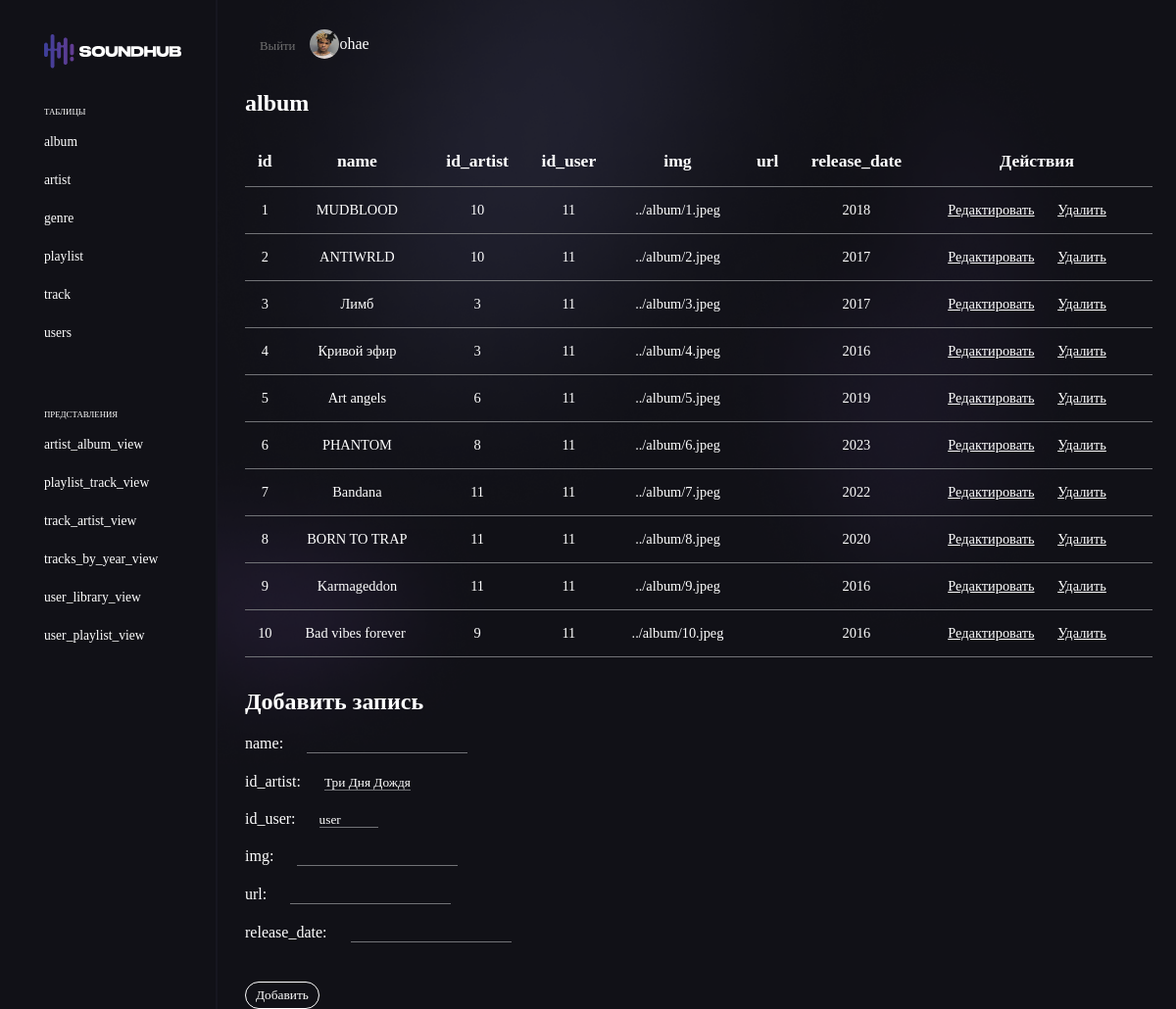
/admin/index.php?table=album (signed in), run on the app's committed database.
### tables this page shows
CREATE TABLE `album` (
  `id` int(11) NOT NULL,
  `name` varchar(100) DEFAULT NULL,
  `id_artist` int(11) DEFAULT NULL,
  `id_user` int(11) DEFAULT NULL,
  `img` varchar(500) DEFAULT NULL,
  `url` varchar(50) DEFAULT NULL,
  `release_date` year(4) NOT NULL
);

### admin/index.php (the view, shortened to what this page needs)
<?php
require_once '../php/connect.php';
function generateForeignKeySelect($tableName, $columnName, $referenceTable)
{
    global $connect;
    $query = mysqli_query($connect, "SELECT * FROM $referenceTable");
    echo '<select name="' . $columnName . '" required>';
    while ($row = mysqli_fetch_assoc($query)) {
        echo '<option value="' . $row['id'] . '">' . $row['name'] . '</option>';
    }
    echo '</select>';
}
function getAllTables()
{
    global $connect;
    $query = mysqli_query($connect, "SHOW FULL TABLES WHERE Table_Type = 'BASE TABLE'");
    $tables = array();
    while ($row = mysqli_fetch_row($query)) {
        $tables[] = $row[0];
    }
    return $tables;
}
function getAllViews()
{
    global $connect;
    $query = mysqli_query($connect, "SHOW FULL TABLES WHERE Table_Type = 'VIEW'");
    $views = array();
    while ($row = mysqli_fetch_row($query)) {
        $views[] = $row[0];
    }
    return $views;
}
function getTableData($tableName)
{
    global $connect;
    $query = mysqli_query($connect, "SELECT * FROM $tableName");
    $tableData = array();
    while ($row = mysqli_fetch_assoc($query)) {
        $tableData[] = $row;
    }
    return $tableData;
}
$tables = getAllTables();
if (isset($_GET['table']) && in_array($_GET['table'], $tables)) {
    $tableName = $_GET['table'];
    $tableData = getTableData($tableName);
}
?>
<!DOCTYPE html>
<html lang="ru">
<head>
    <link rel="stylesheet" href="../scss/style.css">
</head>
<body class="body">
    <header class="header">
        <nav class="header_nav">
            <div class="header_top">
                <div class="header_logo">
                    <img src="../img/logo_main.png" alt="">
                </div>
                <div class="header_menu">
                    <div class="header_title">
                        <h1>ТАБЛИЦЫ</h1>
                    </div>
                    <ul class="menu_item">
                        <?php
                        $tables = getAllTables();
                        ?>
                        <?php foreach ($tables as $table): ?>
                            <li><a href="index.php?table=<?php echo $table; ?>"><?php echo $table; ?></a></li>
                        <?php endforeach; ?>
                    </ul>
                </div>
                <div class="header_menu">
                    <div class="header_title">
                        <h1>ПРЕДСТАВЛЕНИЯ</h1>
                    </div>
                    <ul class="menu_item">
                        <?php
                        $views = getAllViews();
                        ?>
                        <?php foreach ($views as $view): ?>
                            <li><a href="index.php?table=<?php echo $view; ?>"><?php echo $view; ?></a></li>
                        <?php endforeach; ?>
                    </ul>
                </div>
            </div>
        </nav>
    </header>
    <section class="section">
        <div class="container">
            <div class="top_items">
                <div class="top_items_right">
                    <a href="../php/logout.php" class="exit">Выйти</a>
                    <img class="top_img" src="../img/avatar/<?= $_SESSION['user']['photo'] ?>" id="avatarImage" alt="">
                    <p> <?= $_SESSION['user']['name'] ?></p>
                </div>
            </div>
            <?php if (isset($tableName)): ?>
                <div class="table">
                    <h2>
                        <?php echo $tableName; ?>
                    </h2>
                    <table>
                        <thead>
                            <tr>
                                <?php foreach ($tableData[0] as $column => $value): ?>
                                    <th>
                                        <?php echo $column; ?>
                                    </th>
                                <?php endforeach; ?>
                                <th>Действия</th>
                            </tr>
                        </thead>
                        <tbody>
                            <?php foreach ($tableData as $row): ?>
                                <tr>
                                    <?php foreach ($row as $value): ?>
                                        <td>
                                            <?php echo $value; ?>
                                        </td>
                                    <?php endforeach; ?>
                                    <td>
                                        <a
                                            href="index.php?table=<?php echo $tableName; ?>&action=edit&id=<?php echo $row['id']; ?>">Редактировать</a>
                                        <a
                                            href="index.php?table=<?php echo $tableName; ?>&action=delete&id=<?php echo $row['id']; ?>">Удалить</a>
                                    </td>
                                </tr>
                            <?php endforeach; ?>
                        </tbody>
                    </table>
                    <h2 class="add_note">Добавить запись</h2>
                    <form class="add_note_form" method="POST" action="index.php?table=<?php echo $tableName; ?>">
                        <?php foreach ($tableData[0] as $column => $value): ?>
                            <?php if ($column === 'id')
                                continue; ?>
                            <?php if ($column === 'id_artist'): ?>
                                <label for="<?php echo $column; ?>"><?php echo $column; ?>:</label>
                                <?php generateForeignKeySelect($tableName, $column, 'artist'); ?>
                                <br>
                            <?php elseif ($column === 'id_user'): ?>
                                <label for="<?php echo $column; ?>"><?php echo $column; ?>:</label>
                                <?php generateForeignKeySelect($tableName, $column, 'users'); ?>
                                <br>
                            <?php elseif ($column === 'id_genre'): ?>
                                <label for="<?php echo $column; ?>"><?php echo $column; ?>:</label>
                                <?php generateForeignKeySelect($tableName, $column, 'genre'); ?>
                                <br>
                            <?php elseif ($column === 'id_album'): ?>
                                <label for="<?php echo $column; ?>"><?php echo $column; ?>:</label>
                                <?php generateForeignKeySelect($tableName, $column, 'album'); ?>
                                <br>
                            <?php elseif ($column === 'id_playlist'): ?>
                                <label for="<?php echo $column; ?>"><?php echo $column; ?>:</label>
                                <?php generateForeignKeySelect($tableName, $column, 'playlist'); ?>
                                <br>
                            <?php else: ?>
                                <label for="<?php echo $column; ?>"><?php echo $column; ?>:</label>
                                <input type="text" name="<?php echo $column; ?>" required>
                                <br>
                            <?php endif; ?>
                        <?php endforeach; ?>
                        <button type="submit">Добавить</button>
                    </form>
                </div>
            <?php endif; ?>
        </div>
    </section>
</body>
</html>

### scss/style.css (style rules this page uses)
* { padding: 0; margin: 0; font-family: "Gotham Pro"; color: white; }
body { background: #111117; margin: 0 auto; }
.body { display: flex; background: url(../img/bg-21.png) no-repeat; background-size: cover; }
.container { width: auto; margin: 0px 0px 0px 220px; padding: 30px 0px 0px 30px; }
.header { width: 220px; height: 100%; position: fixed; border-right: #171720 2px solid; background-color: #111117; }
.header_nav { width: auto; padding: 35px; height: 100%; display: flex; flex-direction: column; align-items: flex-end; justify-content: space-between; }
.header_nav h1 { font-size: 0.55em; font-weight: 300; }
.header_title { margin-bottom: 18px; }
.header_logo { margin-bottom: 35px; }
.header_menu { margin-bottom: 70px; }
.menu_item { list-style: none; font-size: 0.85em; }
.menu_item li { margin-bottom: 23px; }
.menu_item li a { text-decoration: none; }
.section { width: 100%; }
.top_items { display: flex; justify-content: space-between; margin-right: 35px; }
.top_items_right { display: flex; justify-content: space-between; align-items: center; }
.top_items_right img { border-radius: 25px; }
.top_items_right a { font-size: 0.8em; margin-left: 15px; text-decoration: none; }
.exit { font-size: 0.83em; color: #707070; margin-left: 15px; margin-top: 5px; margin-right: 15px; cursor: pointer; text-decoration: none; }
.top_img { width: 30px; height: 30px; }
.table table { width: 97.5%; text-align: center; margin-bottom: 30px; border-collapse: collapse; }
.table table TD, .table table TH { padding: 15px 10px; border-bottom: 1px solid #727377; }
.table table thead { border-radius: 15px; font-size: 1.1em; }
.table table thead th, .table table thead td { padding: 15px auto; }
.table table tbody { font-size: 0.9em; }
.table table tbody a { margin-right: 20px; }
.table h2 { margin-bottom: 20px; margin-top: 32px; }
.add_note_form input, .edit_note_form input, .add_note_form select, .edit_note_form select { margin-bottom: 20px; background: transparent; border: none; border-bottom: 1px solid #727377; }
.add_note_form input, .edit_note_form input, .add_note_form select:focus, .edit_note_form select:focus { outline: none; border: none; border-bottom: 1px solid #727377; }
.add_note_form button, .edit_note_form button { background: transparent; border: 1px solid white; padding: 5px 10px; border-radius: 15px; margin-top: 20px; }
.add_note_form select, .edit_note_form select { border: none; outline: none; background-color: transparent; -webkit-appearance: none; -moz-appearance: none; appearance: none; border-bottom: 1px solid #727377; }
.add_note_form select option, .edit_note_form select option { background: #111117; height: 40px; }
.add_note_form select option:checked, .edit_note_form select option:checked { background-color: #111117; }
.add_note_form label, .edit_note_form label { margin-right: 20px; }

### data on the page
album: id "1", name "MUDBLOOD", id_artist "10", id_user "11", img "../album/1.jpeg", release_date "2018"
album: id "2", name "ANTIWRLD", id_artist "10", id_user "11", img "../album/2.jpeg", release_date "2017"
album: value "3", name "Лимб", id_user "11", img "../album/3.jpeg", release_date "2017"
album: id "4", name "Кривой эфир", id_artist "3", id_user "11", img "../album/4.jpeg", release_date "2016"
album: id "5", name "Art angels", id_artist "6", id_user "11", img "../album/5.jpeg", release_date "2019"
album: id "6", name "PHANTOM", id_artist "8", id_user "11", img "../album/6.jpeg", release_date "2023"
album: id "7", name "Bandana", value "11", img "../album/7.jpeg", release_date "2022"
album: id "8", name "BORN TO TRAP", value "11", img "../album/8.jpeg", release_date "2020"
album: id "9", name "Karmageddon", value "11", img "../album/9.jpeg", release_date "2016"
album: id "10", name "Bad vibes forever ‍", id_artist "9", id_user "11", img "../album/10.jpeg", release_date "2016"

### other printed values
$table "album"
$table "artist"
$table "genre"
$table "playlist"
$table "track"
$table "users"
$view "artist_album_view"
$view "playlist_track_view"
$view "track_artist_view"
$view "tracks_by_year_view"
$view "user_library_view"
$view "user_playlist_view"
$_SESSION['user']['name'] "ohae"
$tableName "album"
$column "id"
